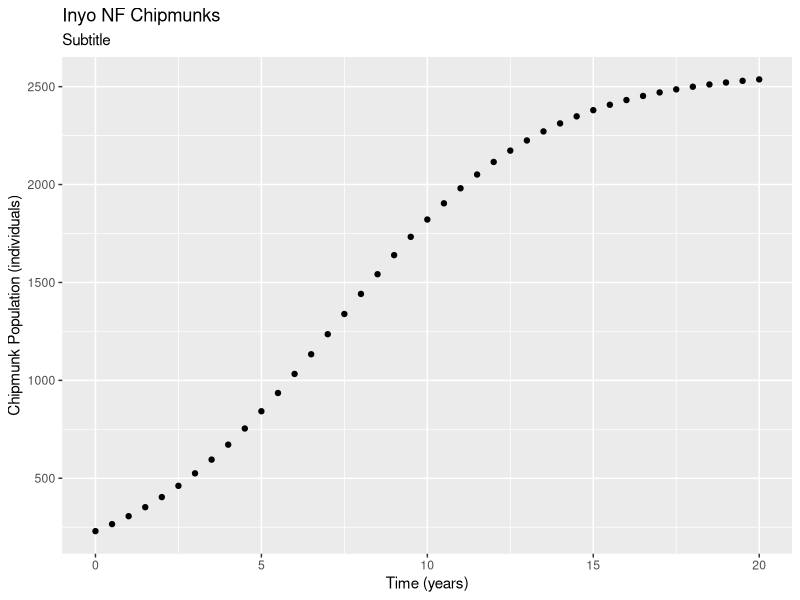

The R script that drew this image:
## ---- chunk 1
knitr::opts_chunk$set(echo = TRUE)

library(tidyverse)
## ---- chunk 2
# examples of logarithms

log(4)

exp(1.386294)

exp(1)

log(exp(1))

## ---- chunk 3

# a sequence of 1 - 20, by 1

ex_1 <- seq(from = 1, to = 20, by = 1)

# vector from 0 to 40 by incr of 0.2

ex_2 <- seq(from = 0, to = 40, by = 0.2)
## ---- chunk 4
pop_logistic <- function(capacity, init_pop, rate, time_yr) {
  
  capacity / (1 + ((capacity - init_pop) / init_pop) * exp(-rate * time_yr))
  
  
}

pop_logistic(capacity = 2580, init_pop = 230, rate = 0.32, time_yr = 2.4)
## ---- chunk 5
time_vec <- seq(from = 0, to = 20, by = 0.5)

time_vec
## ---- chunk 6
chipmunk_pop <- pop_logistic(capacity = 2580, init_pop = 230, rate = 0.32, time_yr = time_vec)
## ---- chunk 7

chipmunk_df <- data.frame(time_vec, chipmunk_pop)
## ---- chunk 8
ggplot(data = chipmunk_df, aes(x = time_vec, y = chipmunk_pop)) + 
  geom_point() +
  labs(x = "Time (years)",
       y = "Chipmunk Population (individuals)",
       title = "Inyo NF Chipmunks",
       subtitle = "Subtitle")
